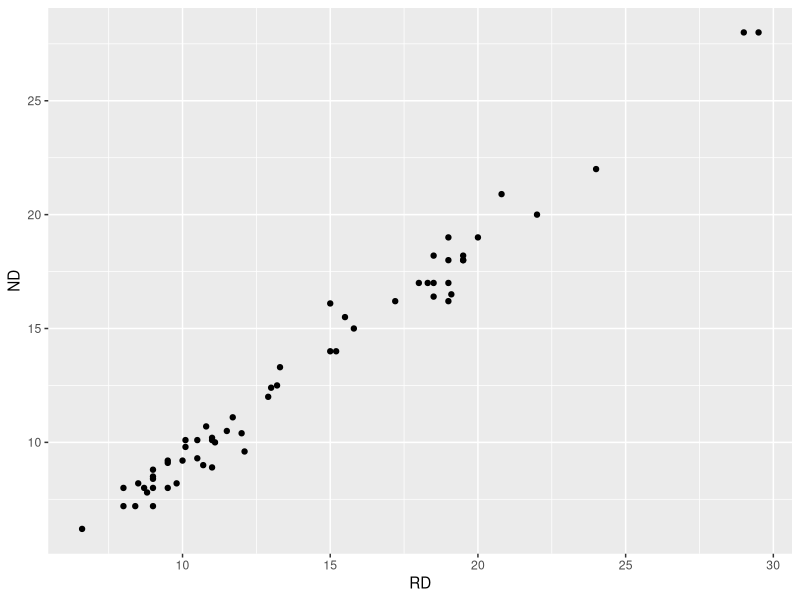
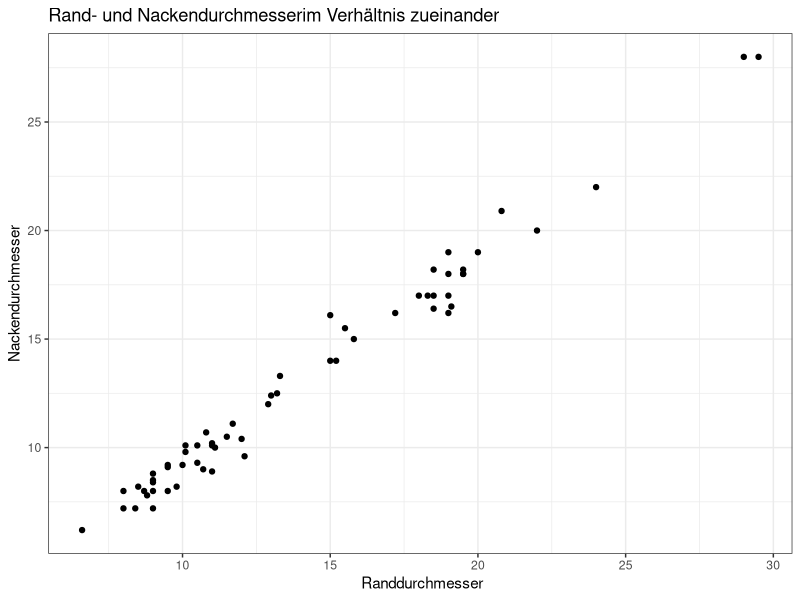
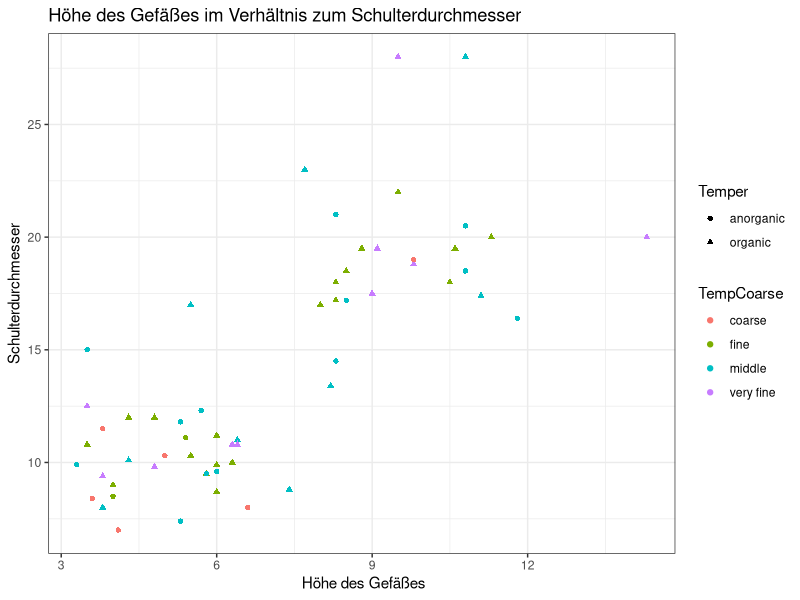
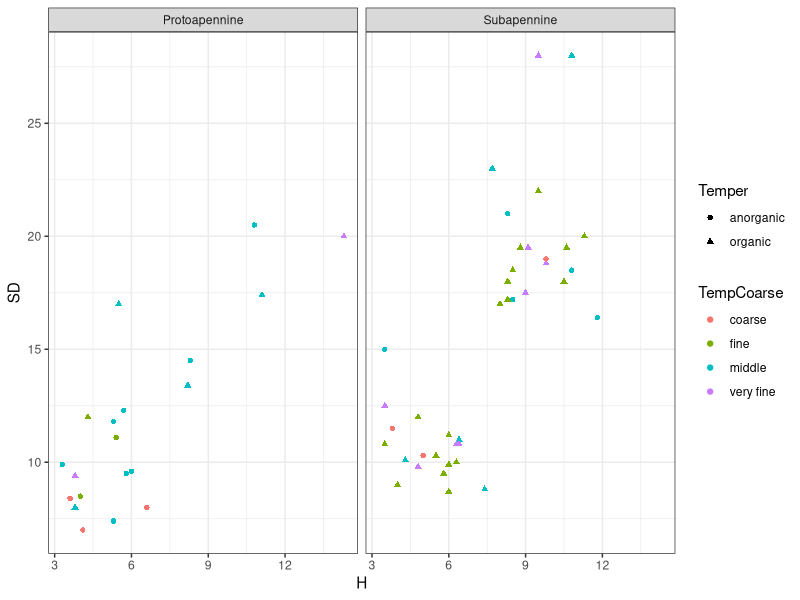

Reproduce these figures in R, in order.
## ---- chunk 1
knitr::opts_chunk$set(echo = TRUE,
                      eval= TRUE)

library(ggplot2)
BACups <- read.csv2("../data/BACups_tempered.csv", sep = ";")

## ---- chunk 2

ggplot(data = BACups)+
  geom_point(aes(x = RD, # Variable auf der x-Achse
                 y = ND)) #Variable auf der y-Achse

## ---- chunk 3
ggplot(data = BACups)+
  geom_point(aes(x = RD, 
                 y = ND)) + 
  labs(x =" Randdurchmesser",
       y ="Nackendurchmesser",
       title = "Rand- und Nackendurchmesserim Verhältnis zueinander")+
  theme_bw()

## ---- chunk 4

ggplot(data = BACups)+
  geom_point(aes(x = H, 
                 y = SD, 
                 shape = Temper, # Form der Punkte
                 color = TempCoarse)) + # Farbe d. Punkte
  labs(x =" Höhe des Gefäßes",
       y ="Schulterdurchmesser",
       title = "Höhe des Gefäßes im Verhältnis zum Schulterdurchmesser")+
  theme_bw()

## ---- chunk 5
  ggplot(data = BACups)+
  geom_point(aes(x = H, y = SD, shape = Temper, color = TempCoarse)) + 
  facet_grid(.~Phase)+ #Aufspalten der Grafik in zwei Teil nach Phase
  theme_bw()
